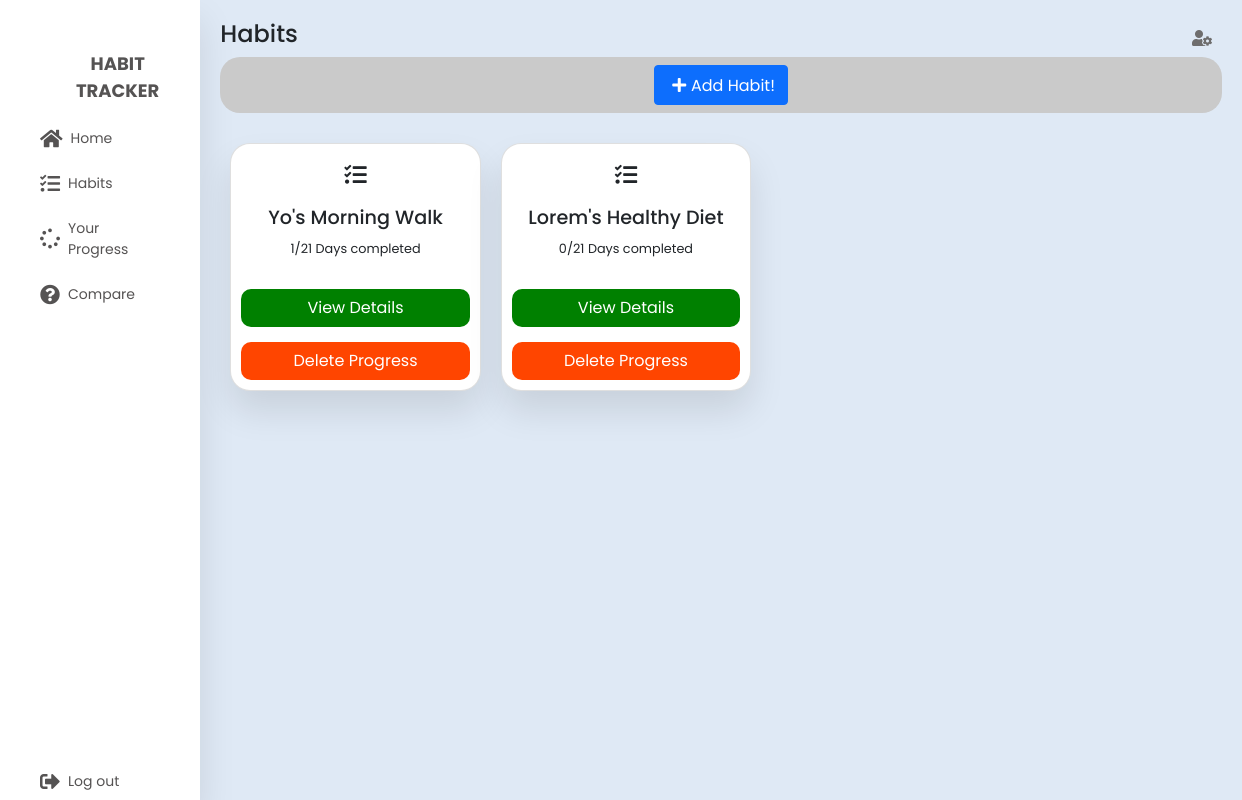
Page /tasks (signed in) on the earlier database version.
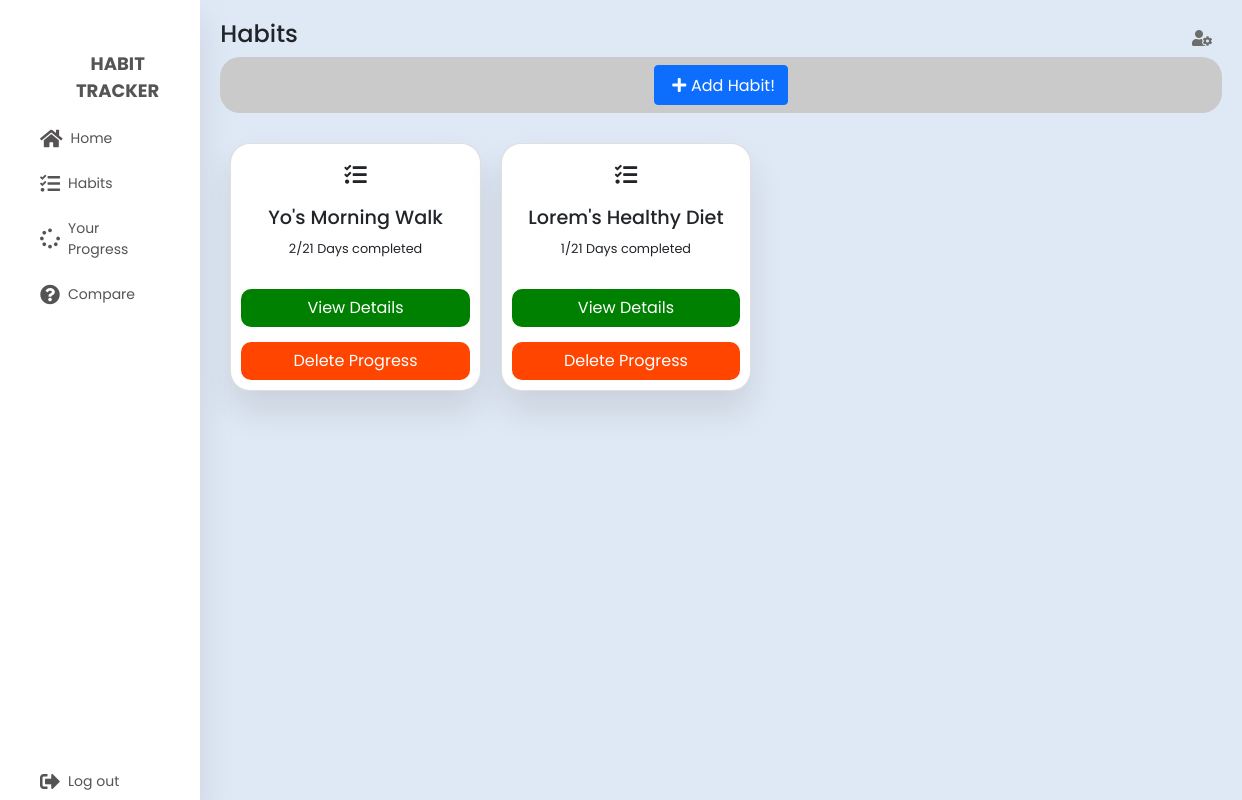
Same page on the later database version.
### tables this page shows
CREATE TABLE day_progress (
        id INTEGER PRIMARY KEY AUTOINCREMENT,
        completed_days INTEGER NOT NULL DEFAULT 0,
        user_id INTEGER NOT NULL,
        habit_id INTEGER NOT NULL,
        created_at TIMESTAMP DEFAULT CURRENT_TIMESTAMP,
        updated_at TIMESTAMP,
        FOREIGN KEY (user_id) REFERENCES users(id),
        FOREIGN KEY (habit_id) REFERENCES habits(id)
    );

CREATE TABLE habits (
        id INTEGER PRIMARY KEY AUTOINCREMENT,
        title VARCHAR(250) NOT NULL,
        duration INTEGER NOT NULL,
        user_id INTEGER NOT NULL,
        created_at TIMESTAMP DEFAULT CURRENT_TIMESTAMP,
        updated_at TIMESTAMP,
        FOREIGN KEY (user_id) REFERENCES users(id)
    );

### server.py (the view)
@app.route("/tasks")
def tasks():
	if not is_logged_in():
		return redirect(url_for("loginPage"))
	tasks = get_habits_by_day_progress(int(get_login_session()))
	return render_template('tasks.html', tasks=tasks);

### dbconnection.py (called while the page is built)
def get_db_connection():
    conn = sqlite3.connect('database.db')
    conn.row_factory = sqlite3.Row
    return conn

### server.py (called while the page is built)
def is_logged_in():
	if not session.get("user_id"):
		return False
	else:
		return True

def get_login_session():
	return session["user_id"]

### services/habits.py (called while the page is built)
def get_habits_by_day_progress(user_id=0):
    conn = dbconnection()
    habits = conn.execute("select habits.*, day_progress.completed_days from day_progress inner join habits on day_progress.habit_id=habits.id where day_progress.user_id=?",(user_id,)).fetchall()
    conn.commit()
    conn.close()
    return habits

### templates/tasks.html (shortened to what this page needs)
{% with title='Tasks | Habit Tracker' %} {% include "header.html" %} {% endwith
%}
<section class="main">
	<div class="main-top">
		<h1>Habits</h1>
		<i class="fas fa-user-cog"></i>
	</div>
	<center class="nodatacnt">
		<button
			type="button"
			class="btn btn-primary"
			data-bs-toggle="modal"
			data-bs-target="#addtask"
		>
			<i class="fas fa-plus"></i>Add Habit!
		</button>
	</center>
	<div class="main-skills">
		{% block content %} {% for task in tasks %}
		<div class="card">
			<i class="fas fa-tasks"></i>
			<h3>{{task['title']}}</h3>
			<p>{{task['completed_days']}}/{{task['duration']}} Days completed</p>
			<button
				class="button"
				onclick="window.location.href
				=`/habit_details/{{task['id']}}`"
				style="background-color: green"
			>
				View Details
			</button>
			<button class="button delete-btn" data-id="{{task['id']}}">
				Delete Progress
			</button>
		</div>
		{% endfor %} {% endblock %}
	</div>
</section>
{% include 'footer.html' %}

Differences in the rows shown:
changed day_progress "Yo's Morning Walk": completed_days "1" → "2"
changed day_progress "Lorem's Healthy Diet": completed_days "0" → "1"
